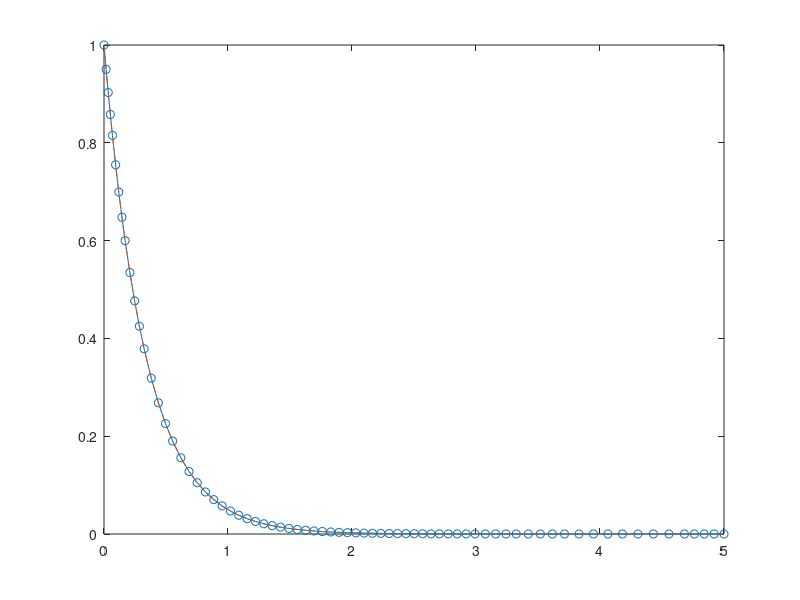

Reproduce this figure in MATLAB.
%% Q 8 c
function dadt_function()
a = 1;
b = 1;
c = 0.5;
d = 0;
e = 0;
f = 0;

v1 = 3; 
v2 = 1;
v3 = 4;

[t,a] = ode45(@deriva,[0,5],a);
[t,b] = ode45(@derivb,[0,5],b);
figure
plot(t,a,'-o', t, b,'-.')
end

function dadt = deriva(t,a)
%a = 1;
b = 1;
c = 0.5;
d = 0;
e = 0;
f = 0;

v1 = 3; 
v2 = 1;
v3 = 4;
dadt = -a*b*v1;
end

function dbdt = derivb(t,b)
a = 1;
%b = 1;
c = 0.5;
d = 0;
e = 0;
f = 0;

v1 = 3; 
v2 = 1;
v3 = 4;
dbdt =  d*v2 - a*b*v1;
end
